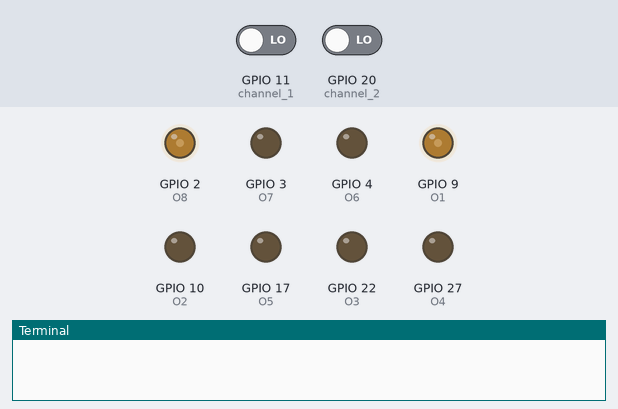
A program run on a simulated Raspberry Pi (BCM pin numbers). Shown: output pins drawn as LEDs (lit = HIGH), the last lines printed to the terminal. Inputs (shaded band) come from the test bench; at power-on: GPIO 20 (channel_2) LOW, GPIO 11 (channel_1) LOW. At 7.3 s the program stops and its outputs stay as they are.

Above: at 1.26 s.
1.3 s: GPIO 20 (channel_2) driven HIGH
At 2.6 s:
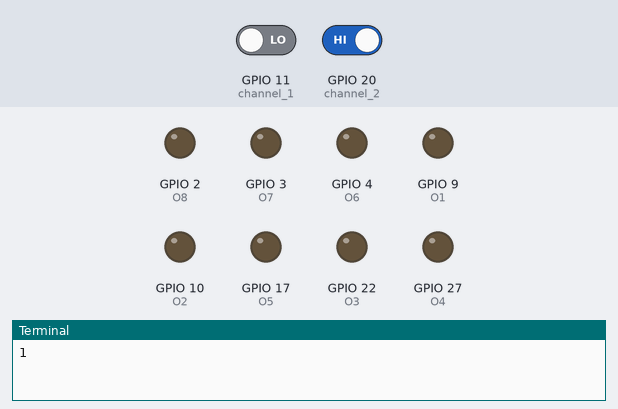
Timing chart, 0 to 4.3 s (numbered marks = the images above; inputs shaded):
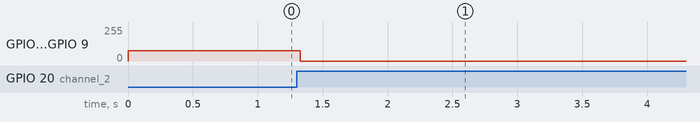

The program:

ois1.py
```python
import RPi.GPIO as GPIO
import sys, tty, termios
import time
import metroGPIO as io
import os
import math
######## InitPins ###########
io.initMetroPins()

######## define pin #####
LF = GPIO.PWM(io.O7,100)
LB = GPIO.PWM(io.O8,100)
RF = GPIO.PWM(io.O1,100)
RB = GPIO.PWM(io.O2,100)
LF.start(0)
LB.start(0)
RF.start(0)
RB.start(0)
######## setMovingDirection ##########

t = 0.01
dc = 30
dcr=1.0*dc
channel_1 = 11
channel_2 = 20

step = 0
dia = 207.345

def idle():
        GPIO.output(io.O1, False)
	GPIO.output(io.O2, False)
        GPIO.output(io.O7, False)
	GPIO.output(io.O8, False)
        LF.start(0)
        LB.start(0)
        RF.start(0)
        RB.start(0)

def backward(dc,t):
	LB.start(dc)
        RB.start(dcr)
	time.sleep(t)

def forward(dc,t):
	LF.start(dc)
        RF.start(dcr)
	time.sleep(t)

def spin_left(dc,t):

        LB.start(dc)
        RF.start(dc)
	time.sleep(t)

def spin_right(dc,t):

        LF.start(dc)
        RB.start(dc)
	time.sleep(t)


##main func##

def thread_call(channel):
   global step
   step+=1
   print(step)

def rise_call():
   print ('RISE')


def run(opt,dist):
   	#real_dist= 1.25*dist - 0.0791 #at dc= 15
	real_dist= 1.2345679*dist - 0.1358  #at dc= 30
	#real_dist = dist
   	step_run = round((real_dist *1000) *16 / dia, 0)
        try:
                GPIO.add_event_detect(channel_1,GPIO.RISING, callback=thread_call)
                #GPIO.add_event_detect(channel_2,GPIO.RISING, callback=thread_call)
                while (step<=step_run):
                        if opt == 1:
                                forward(dc,t)
                        elif opt == -1:
                                backward(dc,t)
                        time.sleep(0.02)
                        idle()
                GPIO.remove_event_detect(channel_1)
                global step
                step=0
        except KeyboardInterrupt:
                GPIO.cleanup()

def turn(opt,deg):
	real_deg = deg
	if deg>0 & deg<360:
                step_run = round(real_deg*2.6/20)
        else:
		step_run=0
	try:
       		#GPIO.add_event_detect(channel_1,GPIO.RISING, callback=thread_call)
     		GPIO.add_event_detect(channel_2,GPIO.RISING, callback=thread_call)
       		while (step<=step_run):
			if opt == 1:
				spin_left(dc,t)
			elif opt == -1:
				spin_right(dc,t)
         		time.sleep(0.02)
         		idle()
         	GPIO.remove_event_detect(channel_2)
                global step
                step=0
   	except KeyboardInterrupt:
       		GPIO.cleanup()

def vector_run(deg,dist):

        turn(1,deg)
        time.sleep(3)
        run(1,dist)
        time.sleep(3)


vector_run(0,0)
#time.sleep(3)

#vector_run(180,2)
#time.sleep(3)

##vector_run(90,.5)
##time.sleep(3)
##
##vector_run(90,.5)
##time.sleep(3)

#vector_run(45,2)
#vector_run(180,3)

##dist=2
##deg=9
##time.sleep(0)
##run(1,dist)
##time.sleep(3)
##
##run(-1,dist)
##time.sleep(3)
##
##run(-1,dist)
##
##turn(1,90)
##time.sleep(3)
##
##turn(1,180)
##time.sleep(3)
##
##turn(-1,90)
##time.sleep(3)
##
##turn(-1,90)
##time.sleep(3)
##run(1,dist)
##time.sleep(3)

GPIO.cleanup()
```

metroGPIO.py
```python
# Output pins of Metropolia's GPIO addon board
# O_P* should be used in the code.
# Numbers 3,5,... are Raspberry pi board pin numbers and they should not be changed unless you know the addon board layout

import RPi.GPIO as GPIO

GPIO.setmode(GPIO.BCM)
GPIO.setwarnings(False)

#Output pins
global O1
global O2
global O3
global O4
global O5
global O6
global O7
global O8
O1=9
O2=10
O3=22
O4=27
O5=17
O6=4
O7=3
O8=2

#Input pins
global I1
global I2
global I3
global I4
global I5
global I6
global I7
global I8
I1=20
I2=21
I3=26
I4=19
I5=13
I6=6
I7=5
I8=11

def initMetroPins():
	#output pins
	GPIO.setup(O1,GPIO.OUT)
	GPIO.setup(O2,GPIO.OUT)
	GPIO.setup(O3,GPIO.OUT)
	GPIO.setup(O4,GPIO.OUT)
	GPIO.setup(O5,GPIO.OUT)
	GPIO.setup(O6,GPIO.OUT)
	GPIO.setup(O7,GPIO.OUT)
	GPIO.setup(O8,GPIO.OUT)
	#Input pins
	GPIO.setup(I1,GPIO.IN)
	GPIO.setup(I2,GPIO.IN)
	GPIO.setup(I3,GPIO.IN)
	GPIO.setup(I4,GPIO.IN)
	GPIO.setup(I5,GPIO.IN)
	GPIO.setup(I6,GPIO.IN)
	GPIO.setup(I7,GPIO.IN)
	GPIO.setup(I8,GPIO.IN)
```

Measured:
- after the input at 1.3 s, GPIO 2 (O8), GPIO 9 (O1): 77/255 → 0/255 at once
